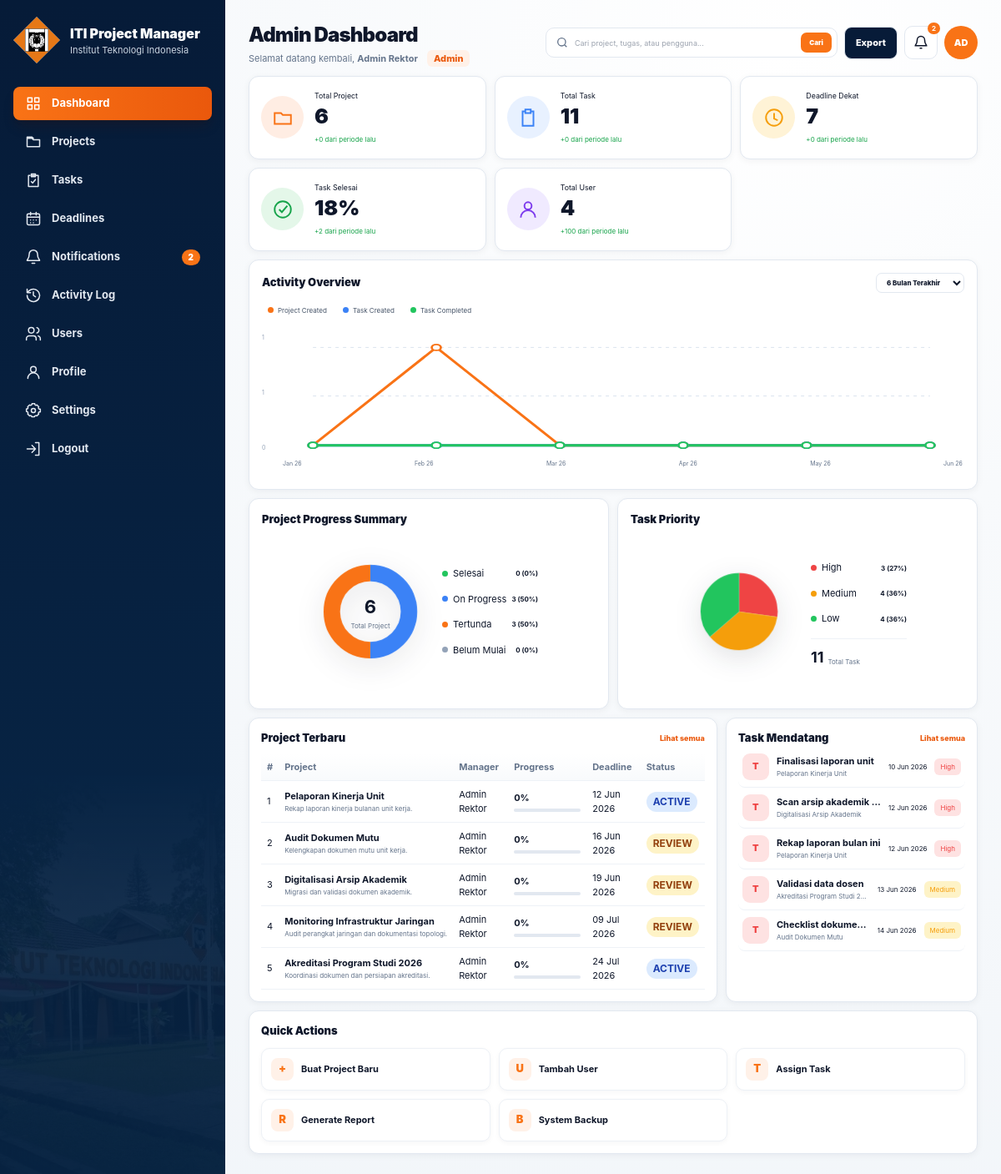
Page /index.php (signed in) on the committed database.
### tables this page shows
CREATE TABLE projects (
    id INT AUTO_INCREMENT PRIMARY KEY,
    title VARCHAR(180) NOT NULL,
    description TEXT NULL,
    owner_id INT NOT NULL,
    status ENUM('draft','active','review','completed','archived') NOT NULL DEFAULT 'active',
    deadline_at DATETIME NOT NULL,
    created_at DATETIME NOT NULL DEFAULT CURRENT_TIMESTAMP,
    updated_at DATETIME NULL,
    deleted_at DATETIME NULL,
    INDEX idx_projects_owner (owner_id),
    INDEX idx_projects_status (status),
    INDEX idx_projects_deadline (deadline_at),
    CONSTRAINT fk_projects_owner FOREIGN KEY (owner_id) REFERENCES users(id)
);

CREATE TABLE users (
    id INT AUTO_INCREMENT PRIMARY KEY,
    name VARCHAR(120) NOT NULL,
    email VARCHAR(160) NOT NULL UNIQUE,
    password_hash VARCHAR(255) NOT NULL,
    role ENUM('SUPERADMIN','ADMIN','MODERATOR','USER') NOT NULL DEFAULT 'USER',
    unit VARCHAR(120) NULL,
    status ENUM('active','inactive') NOT NULL DEFAULT 'active',
    created_by INT NULL,
    created_at DATETIME NOT NULL DEFAULT CURRENT_TIMESTAMP,
    updated_at DATETIME NULL,
    deleted_at DATETIME NULL,
    INDEX idx_users_role (role),
    INDEX idx_users_status (status)
);

CREATE TABLE tasks (
    id INT AUTO_INCREMENT PRIMARY KEY,
    project_id INT NOT NULL,
    title VARCHAR(180) NOT NULL,
    description TEXT NULL,
    created_by INT NOT NULL,
    status ENUM('open','submitted','approved','rejected') NOT NULL DEFAULT 'open',
    deadline_at DATETIME NOT NULL,
    reviewed_by INT NULL,
    reviewed_at DATETIME NULL,
    created_at DATETIME NOT NULL DEFAULT CURRENT_TIMESTAMP,
    updated_at DATETIME NULL,
    deleted_at DATETIME NULL,
    INDEX idx_tasks_project (project_id),
    INDEX idx_tasks_status (status),
    INDEX idx_tasks_deadline (deadline_at),
    INDEX idx_tasks_created_by (created_by),
    CONSTRAINT fk_tasks_project FOREIGN KEY (project_id) REFERENCES projects(id) ON DELETE CASCADE,
    CONSTRAINT fk_tasks_created_by FOREIGN KEY (created_by) REFERENCES users(id),
    CONSTRAINT fk_tasks_reviewed_by FOREIGN KEY (reviewed_by) REFERENCES users(id)
);

### actions/views/admin-dashboard-view.php (the view, shortened to what this page needs)
<?php
$projectTotalForDonut = max(1, array_sum($adminProjectStatus));
$priorityTotal = max(1, (int)$adminPriority['high_count'] + (int)$adminPriority['medium_count'] + (int)$adminPriority['low_count']);
$adminChartMax = max(array_merge([1], array_values(array_map(fn($day) => max($day['projects'], $day['tasks'], $day['completed']), $adminDays))));
$adminKpis = [
    ['Total Project', $totalProjects, $projectTrend, 'folder', 'orange', 'index.php?page=projects'],
    ['Total Task', $totalTasks, $taskTrend, 'task', 'blue', 'index.php?page=tasks'],
    ['Deadline Dekat', $dueNextSevenDays, $dueToday, 'clock', 'amber', 'index.php?page=deadlines'],
    ['Task Selesai', $completionRate, $done, 'check', 'green', 'index.php?page=tasks&status=approved'],
    ['Total User', $totalUsers, $userTrend, 'users', 'purple', 'index.php?page=users'],
];
$projectSegments = [
    ['key'=>'project-completed','label'=>'Selesai','value'=>$adminProjectStatus['completed'],'color'=>'#22c55e'],
    ['key'=>'project-active','label'=>'On Progress','value'=>$adminProjectStatus['active'],'color'=>'#3b82f6'],
    ['key'=>'project-review','label'=>'Tertunda','value'=>$adminProjectStatus['review'],'color'=>'#f97316'],
    ['key'=>'project-draft','label'=>'Belum Mulai','value'=>$adminProjectStatus['draft'],'color'=>'#94a3b8'],
];
$prioritySegments = [
    ['key'=>'priority-high','label'=>'High','value'=>(int)$adminPriority['high_count'],'color'=>'#ef4444'],
    ['key'=>'priority-medium','label'=>'Medium','value'=>(int)$adminPriority['medium_count'],'color'=>'#f59e0b'],
    ['key'=>'priority-low','label'=>'Low','value'=>(int)$adminPriority['low_count'],'color'=>'#22c55e'],
];
$chartSeries = [
    ['key'=>'projects','label'=>'Project Created','color'=>'#f97316'],
    ['key'=>'tasks','label'=>'Task Created','color'=>'#3b82f6'],
    ['key'=>'completed','label'=>'Task Completed','color'=>'#22c55e'],
];
$chartPoints = [];
foreach ($chartSeries as $series) {
    $points = [];
    foreach (array_values($adminDays) as $index => $day) {
        $x = count($adminDays) > 1 ? 30 + ($index * (540 / (count($adminDays) - 1))) : 300;
        $y = 170 - (((int)$day[$series['key']] / $adminChartMax) * 135);
        $points[] = round($x, 2) . ',' . round($y, 2);
    }
    $chartPoints[$series['key']] = implode(' ', $points);
}
?>
<div class="admin-dense-dashboard">
 <header class="admin-dense-header admin-reveal" style="--delay:0ms">
  <div><h1>Admin Dashboard</h1><p>Selamat datang kembali, <b><?= e($user['name']) ?></b> <span>Admin</span></p></div>
  <div class="admin-header-actions"><form class="admin-search" method="get"><input type="hidden" name="page" value="dashboard"><svg viewBox="0 0 24 24" fill="none" stroke="currentColor" stroke-width="2"><circle cx="11" cy="11" r="7"/><path d="m20 20-4-4"/></svg><input name="q" value="<?= e($search) ?>" placeholder="Cari project, tugas, atau pengguna..."><button type="submit">Cari</button></form><a class="admin-export" href="<?= e(app_url('actions/admin-report.php')) ?>">Export</a><a class="admin-notification" href="index.php?page=notifications" aria-label="Notifikasi"><svg viewBox="0 0 24 24" fill="none" stroke="currentColor" stroke-width="2"><path d="M18 8a6 6 0 0 0-12 0c0 7-3 7-3 9h18c0-2-3-2-3-9Zm-8 13h4"/></svg><?php if ($unreadSidebarCount): ?><b><?= e($unreadSidebarCount) ?></b><?php endif; ?></a><a class="admin-avatar" href="index.php?page=profile"><?= e(strtoupper(substr($user['name'], 0, 2))) ?></a></div>
 </header>
 <section class="admin-kpi-grid"><?php foreach ($adminKpis as $i => [$label,$value,$trend,$icon,$tone,$url]): ?><a class="admin-card admin-kpi admin-reveal" href="<?= e($url) ?>" style="--delay:<?= e(50 + $i * 45) ?>ms"><span class="admin-kpi-icon tone-<?= e($tone) ?>"><svg viewBox="0 0 24 24" fill="none" stroke="currentColor" stroke-width="1.8"><?php if ($icon === 'folder'): ?><path d="M3 7h7l2 2h9v10H3V7Z"/><?php elseif ($icon === 'task'): ?><path d="M9 5H6v16h12V5h-3M9 3h6v4H9z"/><?php elseif ($icon === 'clock'): ?><circle cx="12" cy="12" r="9"/><path d="M12 7v6l4 2"/><?php elseif ($icon === 'users'): ?><path d="M20 21a8 8 0 0 0-16 0m12-13a4 4 0 1 1-8 0 4 4 0 0 1 8 0Z"/><?php else: ?><circle cx="12" cy="12" r="9"/><path d="m8 12 3 3 6-7"/><?php endif; ?></svg></span><span><small><?= e($label) ?></small><strong><?= $label === 'Task Selesai' ? e($value) . '%' : e($value) ?></strong><em><?= $trend >= 0 ? '+' : '-' ?><?= e(abs($trend)) ?> dari periode lalu</em></span></a><?php endforeach; ?></section>
 <section class="admin-chart-grid">
  <article class="admin-card admin-activity admin-reveal" style="--delay:300ms">
   <div class="admin-card-title"><h2>Activity Overview</h2><form method="get"><select name="period" onchange="this.form.submit()"><?php foreach ($allowedPeriods as $option): ?><option value="<?= e($option) ?>" <?= $period === $option ? 'selected' : '' ?>><?= e($option) ?> Bulan Terakhir</option><?php endforeach; ?></select></form></div>
   <div class="admin-legend"><?php foreach ($chartSeries as $series): ?><button type="button" data-series="<?= e($series['key']) ?>"><i style="background:<?= e($series['color']) ?>"></i><?= e($series['label']) ?></button><?php endforeach; ?></div>
   <div class="admin-activity-chart" data-max="<?= e($adminChartMax) ?>">
    <div class="admin-chart-axis"><span><?= e($adminChartMax) ?></span><span><?= e((int)round($adminChartMax / 2)) ?></span><span>0</span></div>
    <svg viewBox="0 0 600 190" preserveAspectRatio="none" role="img" aria-label="Activity Overview chart">
     <path class="admin-chart-gridline" d="M30 35H570M30 102H570M30 170H570"/>
     <?php foreach ($chartSeries as $series): ?><polyline class="admin-chart-line" data-series="<?= e($series['key']) ?>" points="<?= e($chartPoints[$series['key']]) ?>" fill="none" stroke="<?= e($series['color']) ?>" stroke-width="3" vector-effect="non-scaling-stroke"/><?php endforeach; ?>
     <?php foreach (array_values($adminDays) as $index => $day): $x = count($adminDays) > 1 ? 30 + ($index * (540 / (count($adminDays) - 1))) : 300; ?>
      <?php foreach ($chartSeries as $series): $y = 170 - (((int)$day[$series['key']] / $adminChartMax) * 135); ?><circle class="admin-chart-point" tabindex="0" data-series="<?= e($series['key']) ?>" data-label="<?= e($day['label']) ?>" data-value="<?= e($day[$series['key']]) ?>" data-name="<?= e($series['label']) ?>" cx="<?= e(round($x, 2)) ?>" cy="<?= e(round($y, 2)) ?>" r="4" fill="white" stroke="<?= e($series['color']) ?>" stroke-width="2"/><?php endforeach; ?>
     <?php endforeach; ?>
    </svg>
    <div class="admin-chart-labels"><?php foreach ($adminDays as $day): ?><span><?= e($day['label']) ?></span><?php endforeach; ?></div>
   </div>
  </article>
  <article class="admin-card admin-donut-card admin-reveal" style="--delay:360ms"><h2>Project Progress Summary</h2><div class="admin-donut-layout"><div class="admin-interactive-donut" data-total="<?= e($totalProjects) ?>" data-label="Total Project"><svg viewBox="0 0 120 120" class="-rotate-90" role="img" aria-label="Project Progress Summary"><circle class="admin-donut-track" cx="60" cy="60" r="42"/><?php $offset=0; foreach ($projectSegments as $segment): $percent=$segment['value']/$projectTotalForDonut*100; ?><circle class="admin-donut-segment" tabindex="0" data-key="<?= e($segment['key']) ?>" data-label="<?= e($segment['label']) ?>" data-value="<?= e($segment['value']) ?>" data-percent="<?= e(round($percent)) ?>" cx="60" cy="60" r="42" pathLength="100" stroke="<?= e($segment['color']) ?>" stroke-dasharray="<?= e($percent) ?> <?= e(100-$percent) ?>" stroke-dashoffset="<?= e(-$offset) ?>"/><?php $offset += $percent; endforeach; ?></svg><span class="admin-donut-center"><b><?= e($totalProjects) ?></b><small>Total Project</small></span><div class="admin-donut-tooltip"></div></div><div class="admin-donut-list"><?php foreach ($projectSegments as $segment): $percent=$segment['value']/$projectTotalForDonut*100; ?><button type="button" data-key="<?= e($segment['key']) ?>" data-label="<?= e($segment['label']) ?>" data-value="<?= e($segment['value']) ?>" data-percent="<?= e(round($percent)) ?>"><i style="background:<?= e($segment['color']) ?>"></i><span><?= e($segment['label']) ?></span><b><?= e($segment['value']) ?> (<?= e(round($percent)) ?>%)</b></button><?php endforeach; ?></div></div></article>
  <article class="admin-card admin-pie-card admin-reveal" style="--delay:420ms"><h2>Task Priority</h2><div class="admin-donut-layout"><div class="admin-interactive-pie"><svg viewBox="0 0 120 120" class="-rotate-90" role="img" aria-label="Task Priority Pie Chart"><?php $offset=0; foreach ($prioritySegments as $segment): $percent=$segment['value']/$priorityTotal*100; ?><circle class="admin-pie-segment" tabindex="0" data-key="<?= e($segment['key']) ?>" data-label="<?= e($segment['label']) ?>" data-value="<?= e($segment['value']) ?>" data-percent="<?= e(round($percent)) ?>" cx="60" cy="60" r="21" pathLength="100" fill="none" stroke="<?= e($segment['color']) ?>" stroke-width="42" stroke-dasharray="<?= e($percent) ?> <?= e(100-$percent) ?>" stroke-dashoffset="<?= e(-$offset) ?>"/><?php $offset += $percent; endforeach; ?></svg><div class="admin-donut-tooltip"></div></div><div class="admin-donut-list"><?php foreach ($prioritySegments as $segment): $percent=$segment['value']/$priorityTotal*100; ?><button type="button" data-key="<?= e($segment['key']) ?>" data-label="<?= e($segment['label']) ?>" data-value="<?= e($segment['value']) ?>" data-percent="<?= e(round($percent)) ?>"><i style="background:<?= e($segment['color']) ?>"></i><span><?= e($segment['label']) ?></span><b><?= e($segment['value']) ?> (<?= e(round($percent)) ?>%)</b></button><?php endforeach; ?><p class="admin-pie-total"><b><?= e($totalTasks) ?></b><span>Total Task</span></p></div></div></article>
 </section>
 <section class="admin-lower-grid">
  <article class="admin-card admin-project-table admin-reveal" style="--delay:480ms"><div class="admin-card-title"><h2>Project Terbaru</h2><a href="index.php?page=projects">Lihat semua</a></div><table><thead><tr><th>#</th><th>Project</th><th>Manager</th><th>Progress</th><th>Deadline</th><th>Status</th></tr></thead><tbody><?php foreach (array_slice($projects,0,5) as $i=>$p): $pct=(int)$p['task_count']?round((int)$p['approved_count']/(int)$p['task_count']*100):0; ?><tr><td><?= e($i+1) ?></td><td><a href="actions/project-detail.php?id=<?= e($p['id']) ?>"><b><?= e($p['title']) ?></b><small><?= e($p['description']) ?></small></a></td><td><?= e($p['owner_name']) ?></td><td><b><?= e($pct) ?>%</b><i><em class="admin-progress-fill" style="--progress:<?= e($pct) ?>%"></em></i></td><td><?= e(date('d M Y',strtotime($p['deadline_at']))) ?></td><td><?= status_badge($p['status']) ?></td></tr><?php endforeach; ?></tbody></table></article>
  <article class="admin-card admin-upcoming admin-reveal" style="--delay:540ms"><div class="admin-card-title"><h2>Task Mendatang</h2><a href="index.php?page=tasks">Lihat semua</a></div><?php foreach (array_slice($deadlineRows,0,5) as $d): $days=(int)ceil((strtotime($d['deadline_at'])-time())/86400); $priority=$days<=3?'High':($days<=7?'Medium':'Low'); ?><a href="actions/task-detail.php?id=<?= e($d['id']) ?>"><span>T</span><p><b><?= e($d['title']) ?></b><small><?= e($d['project_title']) ?></small></p><time><?= e(date('d M Y',strtotime($d['deadline_at']))) ?></time><em class="<?= strtolower($priority) ?>"><?= e($priority) ?></em></a><?php endforeach; ?></article>
 </section>
 <section class="admin-card admin-quick admin-reveal" style="--delay:600ms"><h2>Quick Actions</h2><div><?php foreach ([['Buat Project Baru','index.php?page=projects&create=1','+'],['Tambah User','index.php?page=users&create=1','U'],['Assign Task','index.php?page=tasks&create=1','T'],['Generate Report',app_url('actions/admin-report.php'),'R'],['System Backup',app_url('actions/admin-backup.php'),'B']] as [$label,$url,$icon]): ?><a href="<?= e($url) ?>"><span><?= e($icon) ?></span><b><?= e($label) ?></b></a><?php endforeach; ?></div></section>
</div>

### includes/functions.php (shortened to what this page needs)
<?php
function e($value) {
    return htmlspecialchars((string)$value, ENT_QUOTES, 'UTF-8');
}
function app_url($path = '') {
    $scriptDir = str_replace('\\', '/', dirname($_SERVER['SCRIPT_NAME'] ?? ''));
    $parts = array_values(array_filter(explode('/', $scriptDir)));
    if ($parts && in_array(end($parts), ['actions', 'pages', 'includes'], true)) {
        array_pop($parts);
    }
    $base = '/' . implode('/', $parts);
    $base = rtrim($base, '/');
    return ($base ?: '') . '/' . ltrim($path, '/');
}
function current_user() {
    return $_SESSION['user'] ?? null;
}
function status_badge($status) {
    $map = [
        'open' => 'bg-slate-100 text-slate-700',
        'submitted' => 'bg-amber-100 text-amber-800',
        'approved' => 'bg-green-100 text-green-800',
        'rejected' => 'bg-red-100 text-red-800',
        'completed' => 'bg-green-100 text-green-800',
        'active' => 'bg-blue-100 text-blue-800',
        'review' => 'bg-amber-100 text-amber-800',
        'draft' => 'bg-slate-100 text-slate-700',
        'archived' => 'bg-slate-200 text-slate-700',
    ];
    $class = $map[$status] ?? 'bg-slate-100 text-slate-700';
    return '<span class="inline-flex rounded-full px-2 py-1 text-xs font-bold ' . $class . '">' . e(strtoupper($status)) . '</span>';
}
function get_unread_notification_count($pdo, $userId) {
    $stmt = $pdo->prepare("SELECT COUNT(*) FROM notifications WHERE user_id = ? AND is_read = 0");
    $stmt->execute([$userId]);
    return (int)$stmt->fetchColumn();
}

### rows in the picture
projects: title "Pelaporan Kinerja Unit", description "Rekap laporan kinerja bulanan unit kerja.", owner.name "Admin Rektor", pct "0", deadline_at "12 Jun 2026", status "ACTIVE"
projects: title "Audit Dokumen Mutu", description "Kelengkapan dokumen mutu unit kerja.", owner.name "Admin Rektor", pct "0", deadline_at "16 Jun 2026", status "REVIEW"
projects: title "Digitalisasi Arsip Akademik", description "Migrasi dan validasi dokumen akademik.", owner.name "Admin Rektor", pct "0", deadline_at "19 Jun 2026", status "REVIEW"
projects: title "Monitoring Infrastruktur Jaringan", description "Audit perangkat jaringan dan dokumentasi topologi.", owner.name "Admin Rektor", pct "0", deadline_at "09 Jul 2026", status "REVIEW"
projects: title "Akreditasi Program Studi 2026", description "Koordinasi dokumen dan persiapan akreditasi.", owner.name "Admin Rektor", pct "0", deadline_at "24 Jul 2026", status "ACTIVE"
tasks: title "Finalisasi laporan unit", project.title "Pelaporan Kinerja Unit", deadline_at "10 Jun 2026", deadline_at "High"
tasks: title "Scan arsip akademik…", project.title "Digitalisasi Arsip Akademik", deadline_at "12 Jun 2026", deadline_at "High"
tasks: title "Rekap laporan bulan ini", project.title "Pelaporan Kinerja Unit", deadline_at "12 Jun 2026", deadline_at "High"
tasks: title "Validasi data dosen", project.title "Akreditasi Program Studi 2…", deadline_at "13 Jun 2026", deadline_at "Medium"
tasks: title "Checklist dokume…", project.title "Audit Dokumen Mutu", deadline_at "14 Jun 2026", deadline_at "Medium"

### other values in the picture
$label "Dashboard"
$label "Projects"
$label "Tasks"
$label "Deadlines"
$label "Notifications"
$unreadSidebarCount "2"
$label "Activity Log"
$label "Users"
$label "Profile"
$label "Settings"
$user['name'] "Admin Rektor"
substr($user['name'], 0, 2) "AD"
$label "Total Project"
$value "6"
abs($trend) "0"
